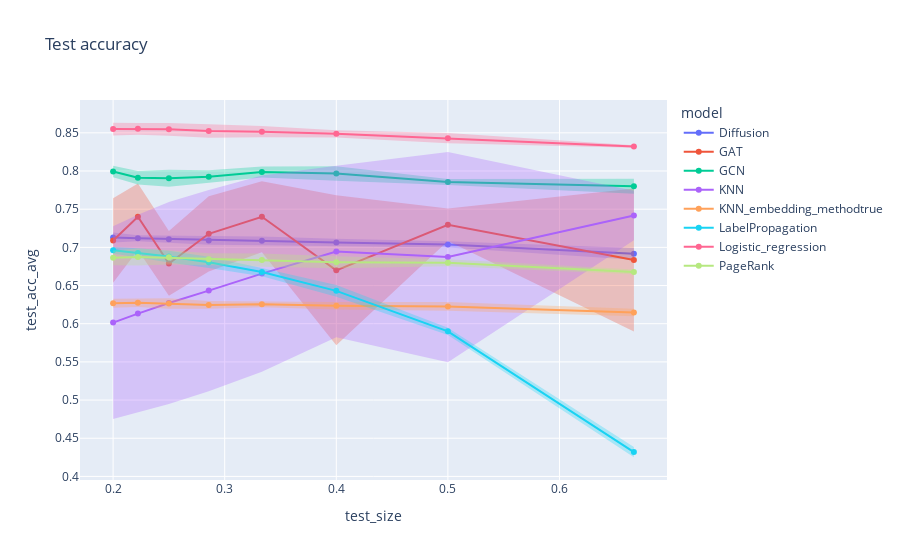

This figure's notebook cell:
### Markdown cell above
`Wikivitals`

### Code cell
# Compute average and standard deviation according to values of k
grouped = df.groupby(['dataset', 'model', 'k', 'train_size', 'test_size'])[['train_acc', 'test_acc']].agg({'train_acc': ['mean', 'std'], 'test_acc': ['mean', 'std']}).reset_index()
grouped.columns = ['dataset', 'model', 'k', 'train_size', 'test_size', 'train_acc_avg', 'train_acc_std', 'test_acc_avg', 'test_acc_std', ]
grouped

# Test split
for error_y_mode in {'band'}:
    fig = line(
        data_frame = grouped[grouped['dataset']=='wikivitals'],
        x = 'test_size',
        y = 'test_acc_avg',
        error_y = 'test_acc_std',
        error_y_mode = error_y_mode,
        color = 'model',
        title = f'Test accuracy',
        markers = '.',
    )
    fig.show()

### Figure 1 — Plotly figure (JSON) as saved in the notebook; plotly's stock layout.template omitted (floating-point values rounded to 4 significant figures)
{"data": [{"fill": "toself", "fillcolor": "rgba(99,110,250,.3)", "hoverinfo": "skip", "legendgroup": "Diffusion", "line": {"color": "rgba(255,255,255,0)"}, "showlegend": false, "type": "scatter", "x": [0.6667, 0.5, 0.4, 0.3333, 0.2857, 0.25, 0.2222, 0.2, 0.2, 0.2222, 0.25, 0.2857, 0.3333, 0.4, 0.5, 0.6667], "xaxis": "x", "y": [0.6991, 0.7079, 0.7113, 0.7142, 0.7148, 0.7158, 0.7159, 0.7194, 0.7064, 0.7079, 0.7055, 0.7033, 0.7028, 0.7017, 0.6998, 0.6839], "yaxis": "y"}, {"hovertemplate": "model=Diffusion<br>test_size=%{x}<br>test_acc_avg=%{y}<extra></extra>", "legendgroup": "Diffusion", "line": {"color": "#636efa", "dash": "solid"}, "marker": {"symbol": "circle"}, "mode": "markers+lines", "name": "Diffusion", "orientation": "v", "showlegend": true, "type": "scatter", "x": [0.6667, 0.5, 0.4, 0.3333, 0.2857, 0.25, 0.2222, 0.2], "xaxis": "x", "y": [0.6915, 0.7039, 0.7065, 0.7085, 0.709, 0.7107, 0.7119, 0.7129], "yaxis": "y"}, {"fill": "toself", "fillcolor": "rgba(239,85,59,.3)", "hoverinfo": "skip", "legendgroup": "GAT", "line": {"color": "rgba(255,255,255,0)"}, "showlegend": false, "type": "scatter", "x": [0.6667, 0.5, 0.4, 0.3333, 0.2857, 0.25, 0.2222, 0.2, 0.2, 0.2222, 0.25, 0.2857, 0.3333, 0.4, 0.5, 0.6667], "xaxis": "x", "y": [0.7772, 0.7509, 0.7681, 0.7864, 0.767, 0.7214, 0.7836, 0.7643, 0.6538, 0.6966, 0.6365, 0.6685, 0.6937, 0.5717, 0.7082, 0.5899], "yaxis": "y"}, {"hovertemplate": "model=GAT<br>test_size=%{x}<br>test_acc_avg=%{y}<extra></extra>", "legendgroup": "GAT", "line": {"color": "#EF553B", "dash": "solid"}, "marker": {"symbol": "circle"}, "mode": "markers+lines", "name": "GAT", "orientation": "v", "showlegend": true, "type": "scatter", "x": [0.6667, 0.5, 0.4, 0.3333, 0.2857, 0.25, 0.2222, 0.2], "xaxis": "x", "y": [0.6835, 0.7296, 0.6699, 0.7401, 0.7177, 0.6789, 0.7401, 0.709], "yaxis": "y"}, {"fill": "toself", "fillcolor": "rgba(0,204,150,.3)", "hoverinfo": "skip", "legendgroup": "GCN", "line": {"color": "rgba(255,255,255,0)"}, "showlegend": false, "type": "scatter", "x": [0.6667, 0.5, 0.4, 0.3333, 0.2857, 0.25, 0.2222, 0.2, 0.2, 0.2222, 0.25, 0.2857, 0.3333, 0.4, 0.5, 0.6667], "xaxis": "x", "y": [0.79, 0.7895, 0.8061, 0.8058, 0.801, 0.8018, 0.8001, 0.807, 0.7919, 0.7823, 0.7794, 0.7842, 0.7914, 0.7872, 0.7815, 0.7704], "yaxis": "y"}, {"hovertemplate": "model=GCN<br>test_size=%{x}<br>test_acc_avg=%{y}<extra></extra>", "legendgroup": "GCN", "line": {"color": "#00cc96", "dash": "solid"}, "marker": {"symbol": "circle"}, "mode": "markers+lines", "name": "GCN", "orientation": "v", "showlegend": true, "type": "scatter", "x": [0.6667, 0.5, 0.4, 0.3333, 0.2857, 0.25, 0.2222, 0.2], "xaxis": "x", "y": [0.7802, 0.7855, 0.7967, 0.7986, 0.7926, 0.7906, 0.7912, 0.7995], "yaxis": "y"}, {"fill": "toself", "fillcolor": "rgba(171,99,250,.3)", "hoverinfo": "skip", "legendgroup": "KNN", "line": {"color": "rgba(255,255,255,0)"}, "showlegend": false, "type": "scatter", "x": [0.6667, 0.5, 0.4, 0.3333, 0.2857, 0.25, 0.2222, 0.2, 0.2, 0.2222, 0.25, 0.2857, 0.3333, 0.4, 0.5, 0.6667], "xaxis": "x", "y": [0.7742, 0.825, 0.8068, 0.7942, 0.7752, 0.7595, 0.7428, 0.7275, 0.4754, 0.4837, 0.4949, 0.5115, 0.5371, 0.5822, 0.5497, 0.7094], "yaxis": "y"}, {"hovertemplate": "model=KNN<br>test_size=%{x}<br>test_acc_avg=%{y}<extra></extra>", "legendgroup": "KNN", "line": {"color": "#ab63fa", "dash": "solid"}, "marker": {"symbol": "circle"}, "mode": "markers+lines", "name": "KNN", "orientation": "v", "showlegend": true, "type": "scatter", "x": [0.6667, 0.5, 0.4, 0.3333, 0.2857, 0.25, 0.2222, 0.2], "xaxis": "x", "y": [0.7418, 0.6874, 0.6945, 0.6656, 0.6433, 0.6272, 0.6133, 0.6014], "yaxis": "y"}, {"fill": "toself", "fillcolor": "rgba(255,161,90,.3)", "hoverinfo": "skip", "legendgroup": "KNN_embedding_methodtrue", "line": {"color": "rgba(255,255,255,0)"}, "showlegend": false, "type": "scatter", "x": [0.6667, 0.5, 0.4, 0.3333, 0.2857, 0.25, 0.2222, 0.2, 0.2, 0.2222, 0.25, 0.2857, 0.3333, 0.4, 0.5, 0.6667], "xaxis": "x", "y": [0.6197, 0.6284, 0.6283, 0.6293, 0.6297, 0.6334, 0.6329, 0.6327, 0.621, 0.6218, 0.6195, 0.6196, 0.6216, 0.6186, 0.6169, 0.6098], "yaxis": "y"}, {"hovertemplate": "model=KNN_embedding_methodtrue<br>test_size=%{x}<br>test_acc_avg=%{y}<extra></extra>", "legendgroup": "KNN_embedding_methodtrue", "line": {"color": "#FFA15A", "dash": "solid"}, "marker": {"symbol": "circle"}, "mode": "markers+lines", "name": "KNN_embedding_methodtrue", "orientation": "v", "showlegend": true, "type": "scatter", "x": [0.6667, 0.5, 0.4, 0.3333, 0.2857, 0.25, 0.2222, 0.2], "xaxis": "x", "y": [0.6147, 0.6227, 0.6235, 0.6254, 0.6246, 0.6265, 0.6273, 0.6269], "yaxis": "y"}, {"fill": "toself", "fillcolor": "rgba(25,211,243,.3)", "hoverinfo": "skip", "legendgroup": "LabelPropagation", "line": {"color": "rgba(255,255,255,0)"}, "showlegend": false, "type": "scatter", "x": [0.6667, 0.5, 0.4, 0.3333, 0.2857, 0.25, 0.2222, 0.2, 0.2, 0.2222, 0.25, 0.2857, 0.3333, 0.4, 0.5, 0.6667], "xaxis": "x", "y": [0.4387, 0.5948, 0.6508, 0.6729, 0.6876, 0.6957, 0.6988, 0.7005, 0.692, 0.6865, 0.6801, 0.6731, 0.6623, 0.6353, 0.5853, 0.4251], "yaxis": "y"}, {"hovertemplate": "model=LabelPropagation<br>test_size=%{x}<br>test_acc_avg=%{y}<extra></extra>", "legendgroup": "LabelPropagation", "line": {"color": "#19d3f3", "dash": "solid"}, "marker": {"symbol": "circle"}, "mode": "markers+lines", "name": "LabelPropagation", "orientation": "v", "showlegend": true, "type": "scatter", "x": [0.6667, 0.5, 0.4, 0.3333, 0.2857, 0.25, 0.2222, 0.2], "xaxis": "x", "y": [0.4319, 0.5901, 0.643, 0.6676, 0.6804, 0.6879, 0.6926, 0.6962], "yaxis": "y"}, {"fill": "toself", "fillcolor": "rgba(255,102,146,.3)", "hoverinfo": "skip", "legendgroup": "Logistic_regression", "line": {"color": "rgba(255,255,255,0)"}, "showlegend": false, "type": "scatter", "x": [0.6667, 0.5, 0.4, 0.3333, 0.2857, 0.25, 0.2222, 0.2, 0.2, 0.2222, 0.25, 0.2857, 0.3333, 0.4, 0.5, 0.6667], "xaxis": "x", "y": [0.8338, 0.8496, 0.8535, 0.8589, 0.8613, 0.863, 0.8628, 0.8632, 0.8466, 0.8476, 0.8463, 0.8437, 0.8441, 0.8438, 0.8364, 0.8303], "yaxis": "y"}, {"hovertemplate": "model=Logistic_regression<br>test_size=%{x}<br>test_acc_avg=%{y}<extra></extra>", "legendgroup": "Logistic_regression", "line": {"color": "#FF6692", "dash": "solid"}, "marker": {"symbol": "circle"}, "mode": "markers+lines", "name": "Logistic_regression", "orientation": "v", "showlegend": true, "type": "scatter", "x": [0.6667, 0.5, 0.4, 0.3333, 0.2857, 0.25, 0.2222, 0.2], "xaxis": "x", "y": [0.8321, 0.843, 0.8487, 0.8515, 0.8525, 0.8546, 0.8552, 0.8549], "yaxis": "y"}, {"fill": "toself", "fillcolor": "rgba(182,232,128,.3)", "hoverinfo": "skip", "legendgroup": "PageRank", "line": {"color": "rgba(255,255,255,0)"}, "showlegend": false, "type": "scatter", "x": [0.6667, 0.5, 0.4, 0.3333, 0.2857, 0.25, 0.2222, 0.2, 0.2, 0.2222, 0.25, 0.2857, 0.3333, 0.4, 0.5, 0.6667], "xaxis": "x", "y": [0.671, 0.6843, 0.6883, 0.6921, 0.6922, 0.6962, 0.6984, 0.6961, 0.6766, 0.6762, 0.6776, 0.6768, 0.6746, 0.6726, 0.6751, 0.6647], "yaxis": "y"}, {"hovertemplate": "model=PageRank<br>test_size=%{x}<br>test_acc_avg=%{y}<extra></extra>", "legendgroup": "PageRank", "line": {"color": "#B6E880", "dash": "solid"}, "marker": {"symbol": "circle"}, "mode": "markers+lines", "name": "PageRank", "orientation": "v", "showlegend": true, "type": "scatter", "x": [0.6667, 0.5, 0.4, 0.3333, 0.2857, 0.25, 0.2222, 0.2], "xaxis": "x", "y": [0.6678, 0.6797, 0.6805, 0.6833, 0.6845, 0.6869, 0.6873, 0.6863], "yaxis": "y"}], "layout": {"legend": {"title": {"text": "model"}, "tracegroupgap": 0}, "title": {"text": "Test accuracy"}, "xaxis": {"anchor": "y", "domain": [0, 1], "title": {"text": "test_size"}}, "yaxis": {"anchor": "x", "domain": [0, 1], "title": {"text": "test_acc_avg"}}}}
